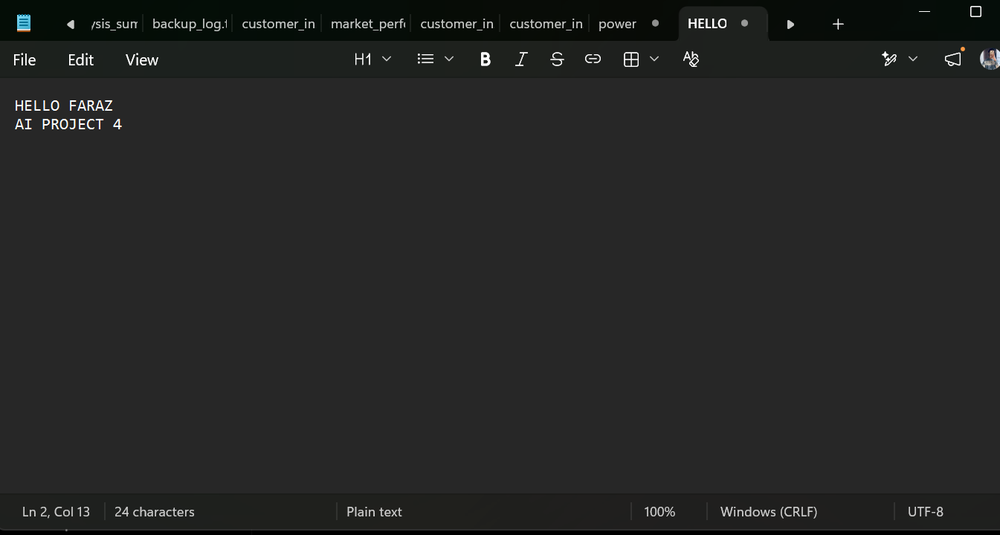
#> input picture Project-4/Images/test.png, 1000 x 535 px, shrunk from 1345 x 720 before the run
$ python main.py
#> lines starting #> are read from the running program, lines starting #| are printed output that depends on the picture; after the words box and inside, x2 and y2 are one past the last pixel; in counts of white or black regions, pixels touching at a corner belong together
import cv2
import pytesseract

# Tesseract OCR Path
pytesseract.pytesseract.tesseract_cmd = r"C:\Program Files\Tesseract-OCR\tesseract.exe"

# Load Image
image = cv2.imread("Images/test.png")
#> image is the input picture: shape (535, 1000, 3); mean B, G, R 36.9, 37.6, 36.8

# Check if image exists
if image is None:
    print("Error: Image not found!")
else:
    print("Image loaded successfully.")

    # Convert to Grayscale
    gray = cv2.cvtColor(image, cv2.COLOR_BGR2GRAY)

    # Apply Gaussian Blur
    blur = cv2.GaussianBlur(gray, (5, 5), 0)

    # Apply Otsu Thresholding
    _, thresh = cv2.threshold(
        blur,
        0,
        255,
        cv2.THRESH_BINARY + cv2.THRESH_OTSU
    )
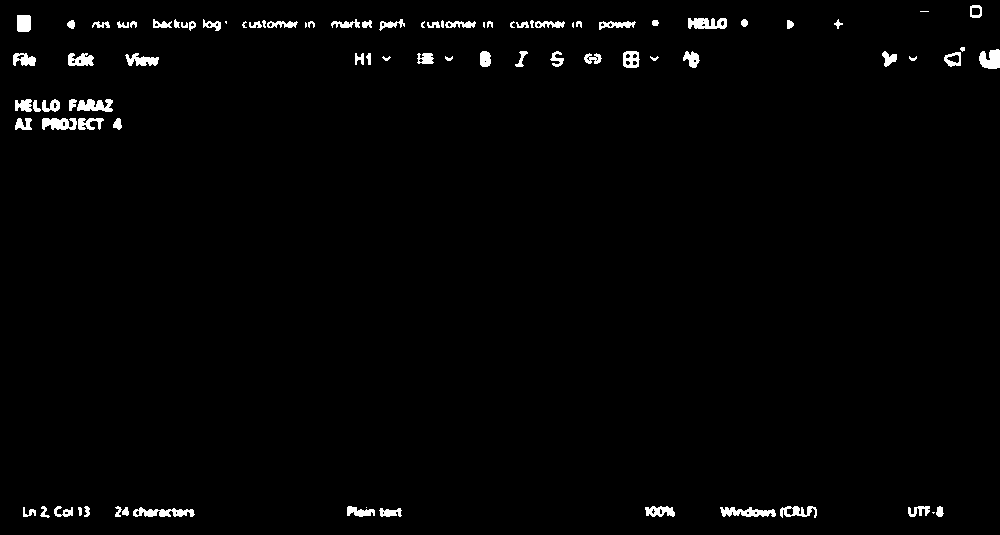
#> thresh: shape (535, 1000); 1.7% white; 86 white regions (11 under 20 px), largest, box (x1, y1, x2, y2) and area: (133, 507, 195, 517) 370, (720, 507, 776, 517) 358, (688, 18, 727, 29) 338

    # Extract Text using OCR
#> (the run stopped early here; a loop or call above may not have finished)
